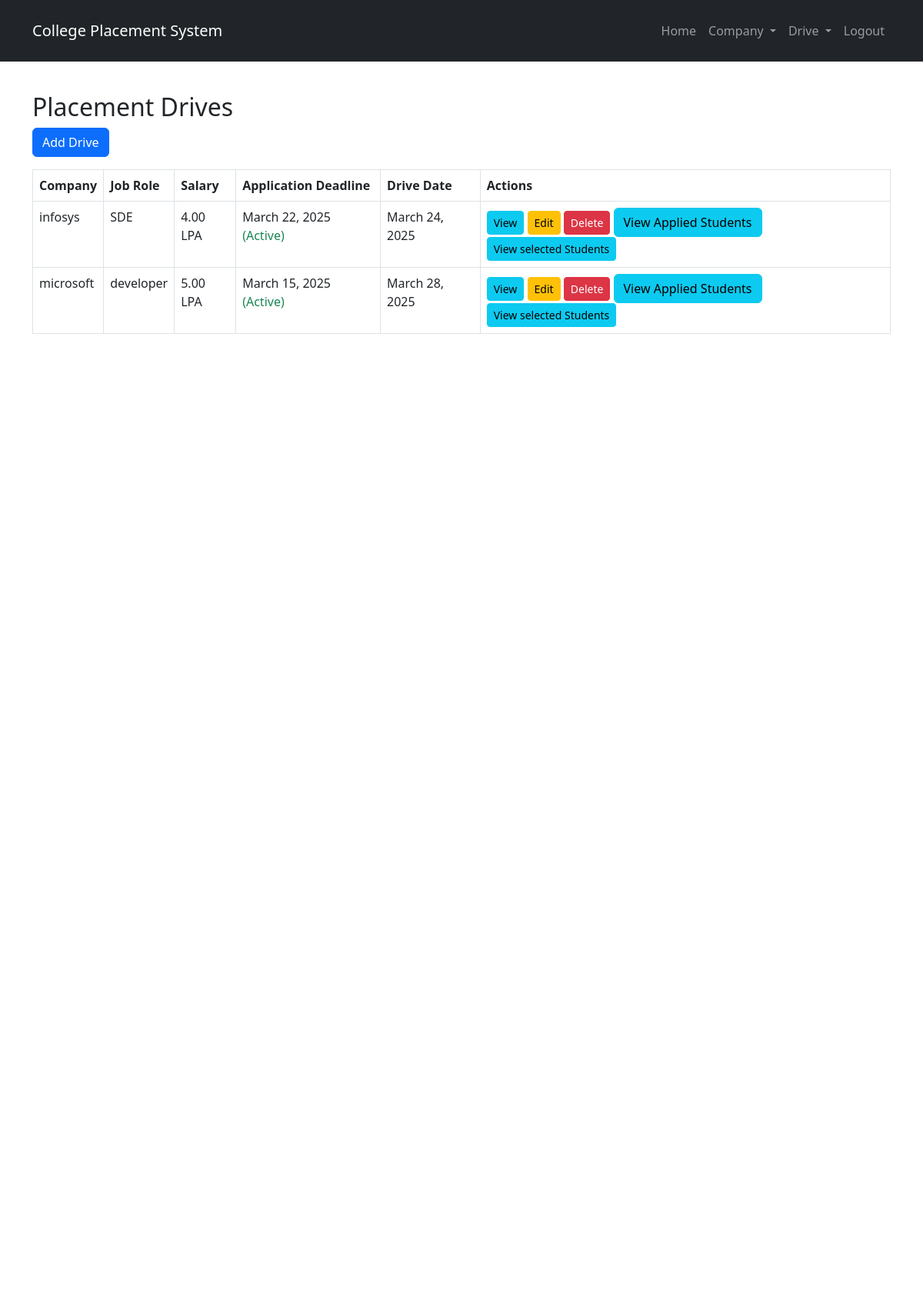
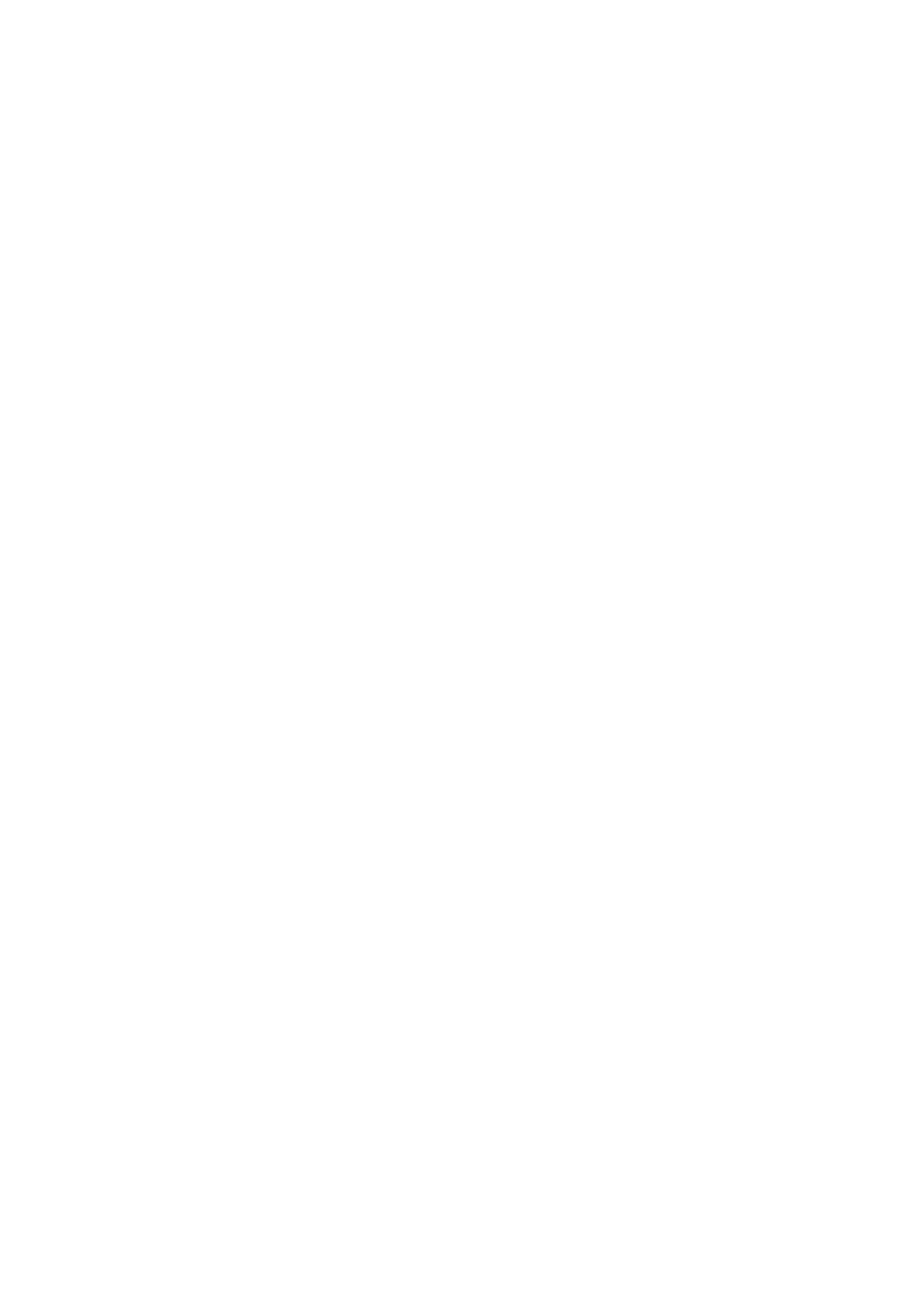
Screenshot of /drives/ (signed in, upper part) with the database file from the repository (2 pictures, top to bottom).
### home/models.py (models this page shows, shortened)
class Drive(models.Model):
    EMPLOYMENT_TYPE_CHOICES = [
        ('Full-time', 'Full-time'),
        ('Internship', 'Internship'),
        ('Part-time', 'Part-time'),
    ]
    BACKLOG_CHOICES = [
        ('Yes','Yes'),
        ('NO','NO'),
    ]
    YEAR_CHOICES =[
        ('2023','2023'),
        ('2024','2024'),
        ('2025','2025'),
    ]
    company = models.ForeignKey(Company, on_delete=models.CASCADE, related_name="drives")
    job_role = models.CharField(max_length=255)
    job_description = models.TextField()
    salary_package = models.DecimalField(max_digits=10, decimal_places=2)
    employment_type = models.CharField(max_length=20, choices=EMPLOYMENT_TYPE_CHOICES)
    bond_period = models.PositiveIntegerField(blank=True, null=True, help_text="Duration in months")
    job_location = models.CharField(max_length=255)
    cgpa_requirement = models.DecimalField(max_digits=3, decimal_places=2, help_text="Minimum CGPA required")
    skills_required = models.TextField()
    backlog_allowed = models.CharField(max_length = 20, choices = BACKLOG_CHOICES)
    batch_eligible = models.CharField(max_length=50, choices =YEAR_CHOICES)
    selection_process = models.TextField(help_text="Stages like Aptitude Test, Coding Test, Interviews")
    application_deadline = models.DateField()
    drive_date = models.DateField()
    applied = models.BooleanField(default=False)
    applied_students = models.ManyToManyField('StudentProfile', related_name='applied_drives', blank=True)
    selected_students = models.ManyToManyField('StudentProfile', related_name="selected_drives", blank=True)
    created_at = models.DateTimeField(auto_now_add=True)
    def is_expired(self):
        return self.application_deadline < now().date()
    def status(self):
        return "Expired" if self.is_expired() else "Active"

class Company(models.Model):
    INDUSTRY_CHOICES = [
        ('IT', 'IT'),
        ('Finance', 'Finance'),
        ('Healthcare', 'Healthcare'),
        ('Manufacturing', 'Manufacturing'),
        ('Education', 'Education'),
        ('Other', 'Other'),
    ]
    user = models.OneToOneField(User, on_delete=models.CASCADE)
    name = models.CharField(max_length=255, unique=True)
    industry_type = models.CharField(max_length=50, choices=INDUSTRY_CHOICES)
    location = models.CharField(max_length=255)
    website = models.URLField(blank=True, null=True)
    contact_person = models.CharField(max_length=255)
    contact_email = models.EmailField()
    contact_phone = models.CharField(max_length=15)
    created_at = models.DateTimeField(auto_now_add=True)

### home/views.py (the view)
# urls.py: path("drives/", views.drive_list, name="drive_list"),
@superuser_required
def drive_list(request):
    drives = Drive.objects.all()
    return render(request, "drive/drive_list.html", {"drives": drives})

### home/templates/drive/drive_list.html (shortened to what this page needs)
{% extends "base.html" %}
{% block content %}
<h2>Placement Drives</h2>
<a href="{% url 'drive_create' %}" class="btn btn-primary mb-3">Add Drive</a>
<table class="table table-bordered">
    <thead>
        <tr>
            <th>Company</th>
            <th>Job Role</th>
            <th>Salary</th>
            <th>Application Deadline</th>
            <th>Drive Date</th>
            <th>Actions</th>
        </tr>
    </thead>
    <tbody>
        {% for drive in drives %}
        <tr>
            <td>{{ drive.company.name }}</td>
            <td>{{ drive.job_role }} </td>
            <td>{{ drive.salary_package }} LPA</td>
            {% load tz %}
            {% now "Y-m-d" as today_date %}
            <td>
                {{ drive.application_deadline }}
                <span class="{% if drive.is_expired %}text-danger{% else %}text-success{% endif %}">
                    ({{ drive.status }})
                </span>
            </td>
            <td>{{ drive.drive_date }}</td>
            <td>
                <a href="{% url 'drive_detail' drive.id %}" class="btn btn-info btn-sm">View</a>
                <a href="{% url 'drive_update' drive.id %}" class="btn btn-warning btn-sm">Edit</a>
                <a href="{% url 'drive_delete' drive.id %}" class="btn btn-danger btn-sm">Delete</a>
                <a href="{% url 'applied_students' drive.id %}" class="btn btn-info">View Applied Students</a>
                <a href="{% url 'selected_students' drive.id %}" class="btn btn-info btn-sm">View selected Students</a>
            </td>
        </tr>
        {% empty %}
        <tr><td colspan="5" class="text-center">No drives available</td></tr>
        {% endfor %}
    </tbody>
</table>
{% endblock %}

### home/templates/base.html (shortened to what this page needs)
{% load static %}
<!DOCTYPE html>
<html lang="en">
<head>
    <link rel="stylesheet" href="https://cdn.jsdelivr.net/npm/bootstrap@5.3.0/dist/css/bootstrap.min.css">
    <link rel="stylesheet" href="{% static 'css/authentication.css' %}">
</head>
<body>
    <nav class="navbar navbar-expand-lg navbar-dark bg-dark" style = "padding:20px">
        <div class="container">
            <a class="navbar-brand" href="{% url 'home' %}">College Placement System</a>
            <div class="collapse navbar-collapse" id="navbarNav">
                <ul class="navbar-nav ms-auto">
                    <li class="nav-item"><a class="nav-link" href="/">Home</a></li>
                    {% if user.is_superuser or  "Companies" in user.groups.all|join:", " %}
                    <li class="nav-item dropdown">
                        <a class="nav-link dropdown-toggle" href="#" id="companyDropdown" role="button" data-bs-toggle="dropdown" aria-expanded="false">
                            Company
                        </a>
                    </li>
                    <li class="nav-item dropdown">
                        <a class="nav-link dropdown-toggle" href="#" id="companyDropdown" role="button" data-bs-toggle="dropdown" aria-expanded="false">
                            Drive
                        </a>
                    </li>
                    {% endif %}
                    {% if user.is_authenticated %}
                        <li class="nav-item"><a class="nav-link" href="{% url 'logout' %}">Logout</a></li>
                    {% else %}
                        <li class="nav-item"><a class="nav-link" href="{% url 'login' %}">Login</a></li>
                    {% endif %}
                </ul>
            </div>
        </div>
    </nav>
    <div class="container mt-4 content">
        {% block content %}{% endblock %}
    </div>
</body>
</html>

### home/templates/base.html (style rules this page uses)
body { display: flex; flex-direction: column; min-height: 500vh; }
.content { flex: 1; margin-left:auto; }

### rows the page displays
Drive: company.name "infosys", job_role "SDE", salary_package "4.00", application_deadline "March 22, 2025", status "Active", drive_date "March 24, 2025"
Drive: company.name "microsoft", job_role "developer", salary_package "5.00", application_deadline "March 15, 2025", status "Active", drive_date "March 28, 2025"
